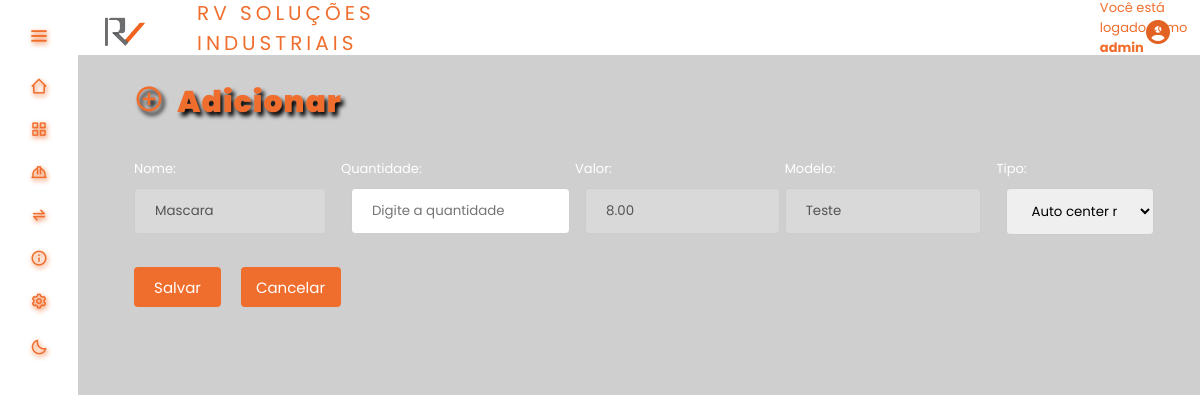
Page /tables/adicionarEpi.php?id=1 (signed in) on the committed database.
### tables this page shows
CREATE TABLE `produto` (
  `id_produto` int(11) NOT NULL,
  `Quantidade` int(11) DEFAULT NULL,
  `Valor` decimal(6,2) DEFAULT NULL,
  `Modelo` varchar(100) DEFAULT NULL,
  `Descricao` varchar(100) DEFAULT NULL,
  `Tipo` int(11) DEFAULT NULL,
  `Fornecedor_id` int(11) DEFAULT NULL
);

### tables/adicionarEpi.php (the view, shortened to what this page needs)
<?php
    require_once('./function.php');
    $result_produto = "SELECT * FROM produto WHERE id_produto = '" . $_GET['id'] . "'";
    $resultado_produto = mysqli_query($conn, $result_produto);
    $row_produto = mysqli_fetch_assoc($resultado_produto);
?>
<!DOCTYPE html>
    <head>
        <link rel="stylesheet" href="<?php echo BASEURL; ?>css/styleSubmit.css"/>
        <link rel="stylesheet" href="<?php echo BASEURL; ?>inc/style.css"/>
        <link rel="stylesheet" href="<?php echo BASEURL; ?>inc/styleDark.css">
        <link href='https://unpkg.com/boxicons@2.1.4/css/boxicons.min.css' rel='stylesheet'>
        <link rel="stylesheet" href="https://cdnjs.cloudflare.com/ajax/libs/font-awesome/6.4.0/css/all.min.css"
 />
    </head>
    <body>
        <div class="TituloEdit">
            <h2 class="titulos"><i class='bx bx-plus-circle'></i>&nbsp Adicionar </h2>
        </div>
        <form class="tela-editar" method="POST" action="functions/add.php" enctype="multipart/form-data">
            <div class="deixar-column">
                <div class="inputValues">
                    <div class="Nome">
                        <label for="Nome">
                            Nome:
                            <input type="text" name="descricao" value="<?php echo $row_produto['Descricao']; ?>" disabled><br><br>
                        </label>
                    </div>
                    <div class="Qtd">
                        <label for="Qtd">
                            Quantidade:
                            <input type="number" name="quantidade_a_somar" placeholder="Digite a quantidade"><br><br>
                        </label>
                    </div>
                    <div class="Valor">
                        <label for="Valor">
                            Valor:
                            <input type="number" step="0.01" name="valor" min="0.01" placeholder="Digite o valor" value="<?php echo $row_produto['Valor']; ?>" disabled><br><br>
                        </label>
                    </div>
                    <div class="Modelo">
                        <label for="Modelo">
                            Modelo:
                            <input type="text" name="modelo" placeholder="Digite o modelo" value="<?php echo $row_produto['Modelo']; ?>" disabled><br><br>
                        </label>
                    </div>
                    <div class="Fornecedor">
                        <label for="Fornecedor">
                            Tipo:
                            <select type="text" name="produto[Tipo]">
                                <option value="1">Auto center marcondes</option>
                            </select><br><br>
                        </label>
                    </div>
                </div>
                <div class="btnFuncoes">
                    <div class="btnSalvar">
                        <button type="submit" name="" class="btn btn-primary">Salvar</button>
                    </div>
                    <div class="btnCancela">
                        <a href="<?php echo BASEURL;?>tables/epis.php">Cancelar</a>
                    </div>
                </div>
            </div>
        </form>
    </body>
</html>

### inc/style.css (style rules this page uses)
:root { --color-default:#1c1c1c; --color-second: #D3D3D3; --color-white:#89817D; --color-body:#4A3F35; --color-black:#F06E2D; --search-bar: #F2F2F2; --search-text: #010718; }
* { padding: 0%; margin: 0%; box-sizing: border-box; font-family: 'Poppins', sans-serif; }
* { margin: 0; padding: 0; box-sizing: border-box; }
a { color: rgb(168, 167, 167); text-decoration: none; transition: 0.5s; }
* { box-sizing: border-box }
body { font-family: Verdana, sans-serif; margin:0 }
label { font-size: small; margin-top: 50px; }
.TituloEdit > .titulos { font-family: 'Poppins', sans-serif; margin: 25px 0 0 5%; color: var(--color-black); font-size: 30px; font-weight: 1000; text-shadow: 3px 4px 4px black; letter-spacing: 1px; color: var(--color-black); font-size: 30px; font-weight: 1000; }
.btnSalvar { margin-right: 20px; }
.Nome { color: var(--search-text); }
.Modelo, .Valor, .Qtd, .Tipo, .Fornecedor { margin-left: 15px; color: var(--search-text); }
.tela-editar { display: flex; margin: 0 5% 0 5%; }
.deixar-column { display: flex; flex-direction: column; margin: 30px 0 0 0; }
.inputValues { display: flex; flex-direction: row; }
.btnFuncoes { display: flex; flex-direction: row; }
.btnFuncoes > .btnCancela { display: inline; width: 100px; background-color: #F06E2D; color: white; border: none; border-radius: 4px; cursor: pointer; height: 40px; padding: 8px 15px; }
.btnFuncoes > .btnCancela a { color: white; font-size: 15px; justify-content: center; align-items: center; }

### inc/styleDark.css (style rules this page uses)
:root { --color-default:#ffffff; --color-second: #bebebe; --color-white:#333333; --color-body:#cfcfcf; --color-black:#F06E2D; --search-bar: #F2F2F2; --search-text: #010718; }

### css/styleSubmit.css (style rules this page uses)
button[type=submit] { width: 100px; background-color: #F06E2D; color: white; padding: 9px 20px; border: none; border-radius: 4px; cursor: pointer; height: 40px; font-size: 15px; }
input[type=text], select { width: 90%; padding: 10px 20px; margin: 8px 0; display: inline-block; border: 1px solid #ccc; border-radius: 4px; box-sizing: border-box; }
input[type=password], select { width: 90%; padding: 10px 20px; margin: 8px 0; display: inline-block; border: 1px solid #ccc; border-radius: 4px; box-sizing: border-box; }
input[type=number], select { width: 90%; padding: 10px 20px; margin: 8px 0; display: inline-block; border: 1px solid #ccc; border-radius: 4px; box-sizing: border-box; }
input[type=text], select { width: 80%; padding: 2px 8px; margin: 4px 0; display: inline-block; border: 1px solid #ccc; border-radius: 4px; box-sizing: border-box; }
input[type=number], select { width: 100%; padding: 12px 20px; margin: 8px 0; display: inline-block; border: 1px solid #ccc; border-radius: 4px; box-sizing: border-box; }
button[type=submit] { width: 100%; background-color: #F06E2D; color: white; padding: 0px 20px; margin: 0px 0; border: none; border-radius: 4px; cursor: pointer; }
input[type=text], select { width: 100%; padding: 12px 20px; margin: 8px 0; display: inline-block; border: 1px solid #ccc; border-radius: 4px; box-sizing: border-box; }
input[type=number], select { width: 100%; padding: 12px 20px; margin: 8px 0 0 10PX; display: inline-block; border: 1px solid #ccc; border-radius: 4px; box-sizing: border-box; }
label { font-size: small; margin-top: 50px; color: white; }

### rows in the picture
produto: descricao "Mascara", valor "8.00", modelo "Teste"

### other values in the picture
$_SESSION['login'] "admin"
